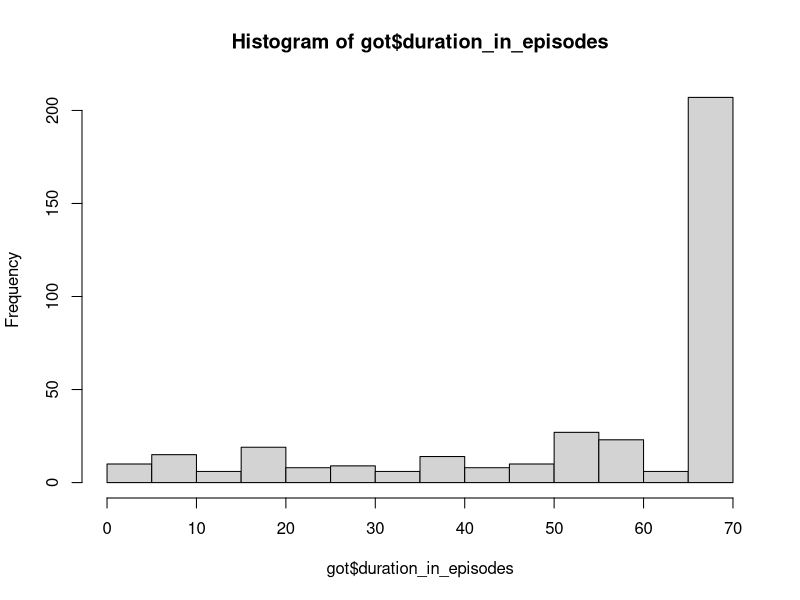
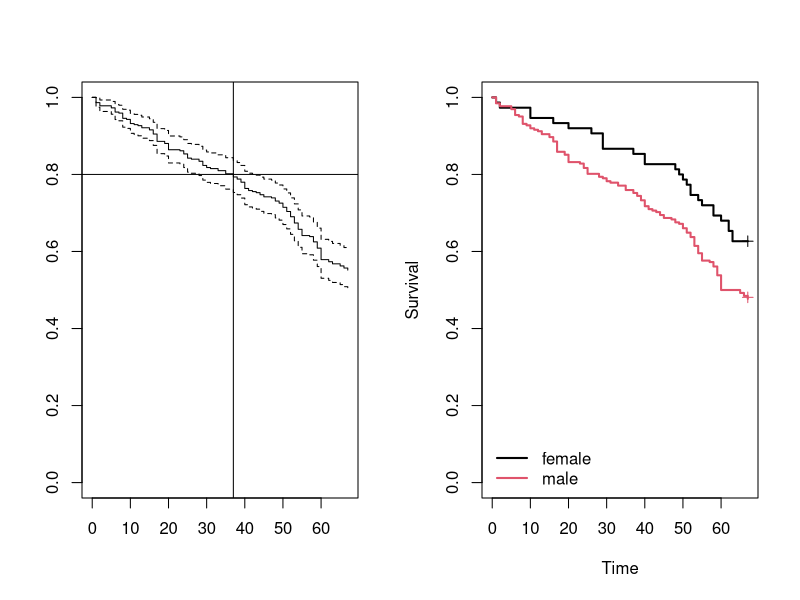

Reproduce these figures in R, in order. (Note: this script raises an error after producing the figures.)
#!/usr/bin/env Rscript


# load data 
library(readr)
library(survival)
got <- read_csv("got.csv")
hist(got$duration_in_episodes)


# How to make a Kaplan-Meier plot

# the Surv object
surv=Surv(got$duration_in_episodes,got$is_dead) # Surv(time, event_indicator) for right-censored data
fit1=survfit(surv~1)

# fit two groups separately
fit2=survfit(Surv(duration_in_episodes,is_dead)~gender,got) 

# plot
par(mfrow=c(1,2))
plot(fit1)
abline(h=0.8)
abline(v=37)
plot(fit2,col=1:2, lwd=2, mark.time=TRUE,xlab="Time", ylab="Survival")
legend('bottomleft', c("female", "male"),col=1:2, lwd=2, bty='n')

# get statistics
quantile(fit1,0.2)
summary(fit1,time=37)
summary(fit2,time=37)
quantile(fit1,0.5)



# K-M curve: ggplot version
library(survminer)
library(ggfortify)
ggsurvplot(fit2,conf.int = T)



# How to perform log-rank test
survdiff(surv~gender,got)


# How to build a Cox model
mod=coxph(surv~gender+s1_screenTime+s2_screenTime+s3_screenTime+s4_screenTime+s5_screenTime+s6_screenTime+s7_screenTime,got)
# interpretation: 10% increase in X


# Diagnostics
# Schoenfeld
ggcoxdiagnostics(mod, type = 'schoenfeld')
# Deviance
ggcoxdiagnostics(mod, type = 'deviance', linear.predictions = F)
